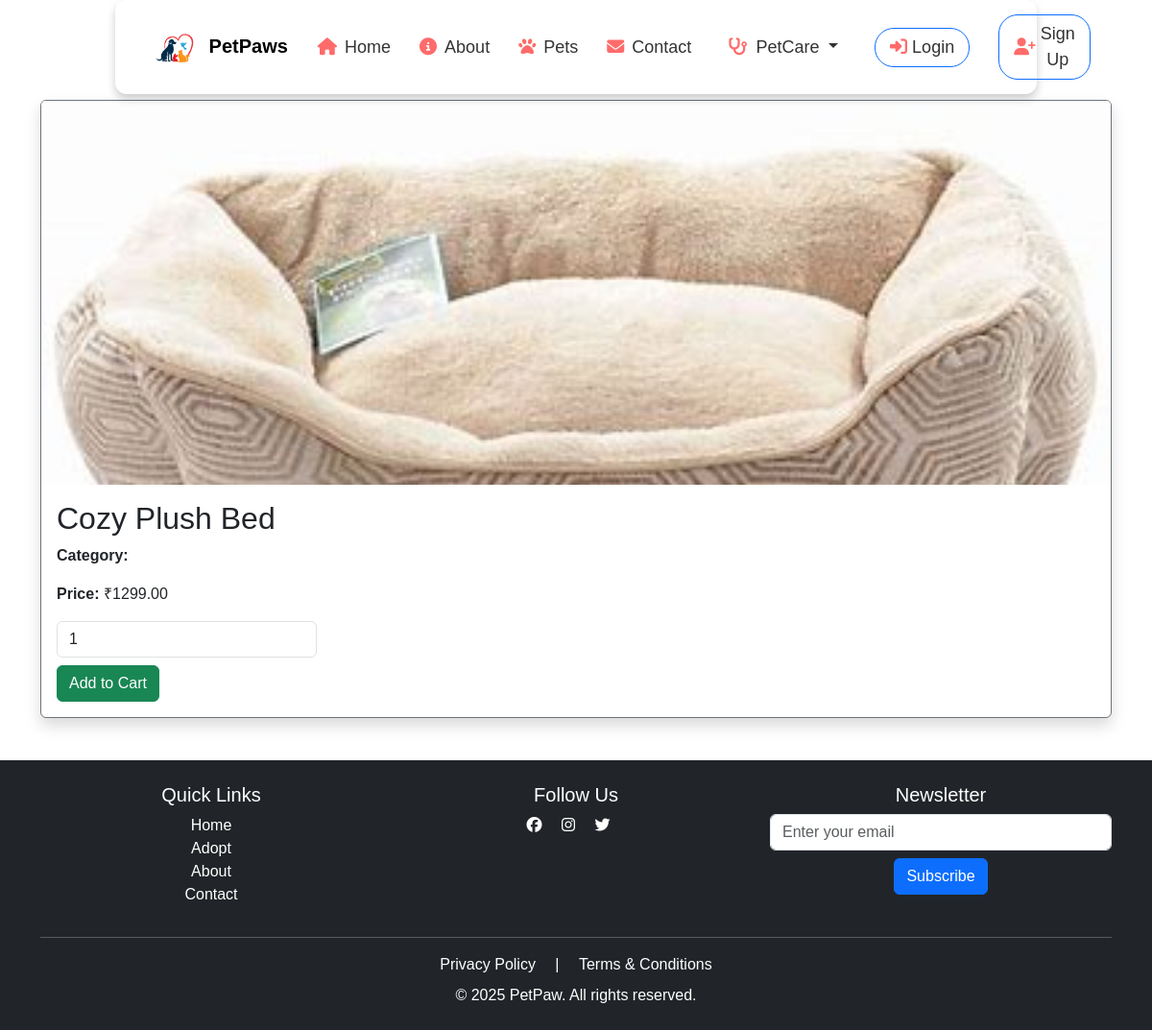
The app's page /petcare/accessory/1/ with its own data.
### petcare/models.py (models this page shows, shortened)
class Accessory(models.Model):
    name = models.CharField(max_length=100)
    type = models.CharField(max_length=50)
    price = models.DecimalField(max_digits=6, decimal_places=2)
    image = models.ImageField(upload_to='petcare_images/', blank=True, null=True)

### petcare/views.py (the view)
# urls.py: path('accessory/<int:pk>/', views.view_accessory_detail, name='view_accessory'),
def view_accessory_detail(request, pk):
    accessory = get_object_or_404(Accessory, pk=pk)
    return render(request, 'petcare/accessory_detail.html', {'accessory': accessory})

### petcare/templates/petcare/accessory_detail.html (shortened to what this page needs)
{% extends 'base.html' %}
{% block content %}
<div class="container my-4">
  <div class="card shadow border-secondary">
    {% if accessory.image %}
    <img src="{{ accessory.image.url }}" class="card-img-top" style="max-height: 400px; object-fit: cover;">
    {% endif %}
    <div class="card-body">
      <h2>{{ accessory.name }}</h2>
      <p><strong>Category:</strong> {{ accessory.category }}</p>
      <p><strong>Price:</strong> ₹{{ accessory.price }}</p>
      <form method="post" action="{% url 'add_to_cart' 'accessory' accessory.id %}">
        <input type="number" name="quantity" value="1" min="1" class="form-control w-25">
        <button class="btn btn-success mt-2">Add to Cart</button>
      </form>
    </div>
  </div>
</div>
{% endblock %}

### PetPaws/static/styles.css (style rules this page uses)
body { font-family: 'Poppins', sans-serif; background-color: #f8f9fa; color: #333; transition: background-color 0.3s ease-in-out; }
* { margin: 0; padding: 0; box-sizing: border-box; font-family: 'Poppins', sans-serif; }
body { margin: 0; padding: 0; background: #ffffff; position: relative; min-height: 100vh; }

### PetPaws/templates/base.html (style rules this page uses)
body { padding-top: 80px; }
html, body { height: 100%; margin: 0; display: flex; flex-direction: column; }

### records on screen
Accessory: image (picture), name "Cozy Plush Bed", price "1299.00"
